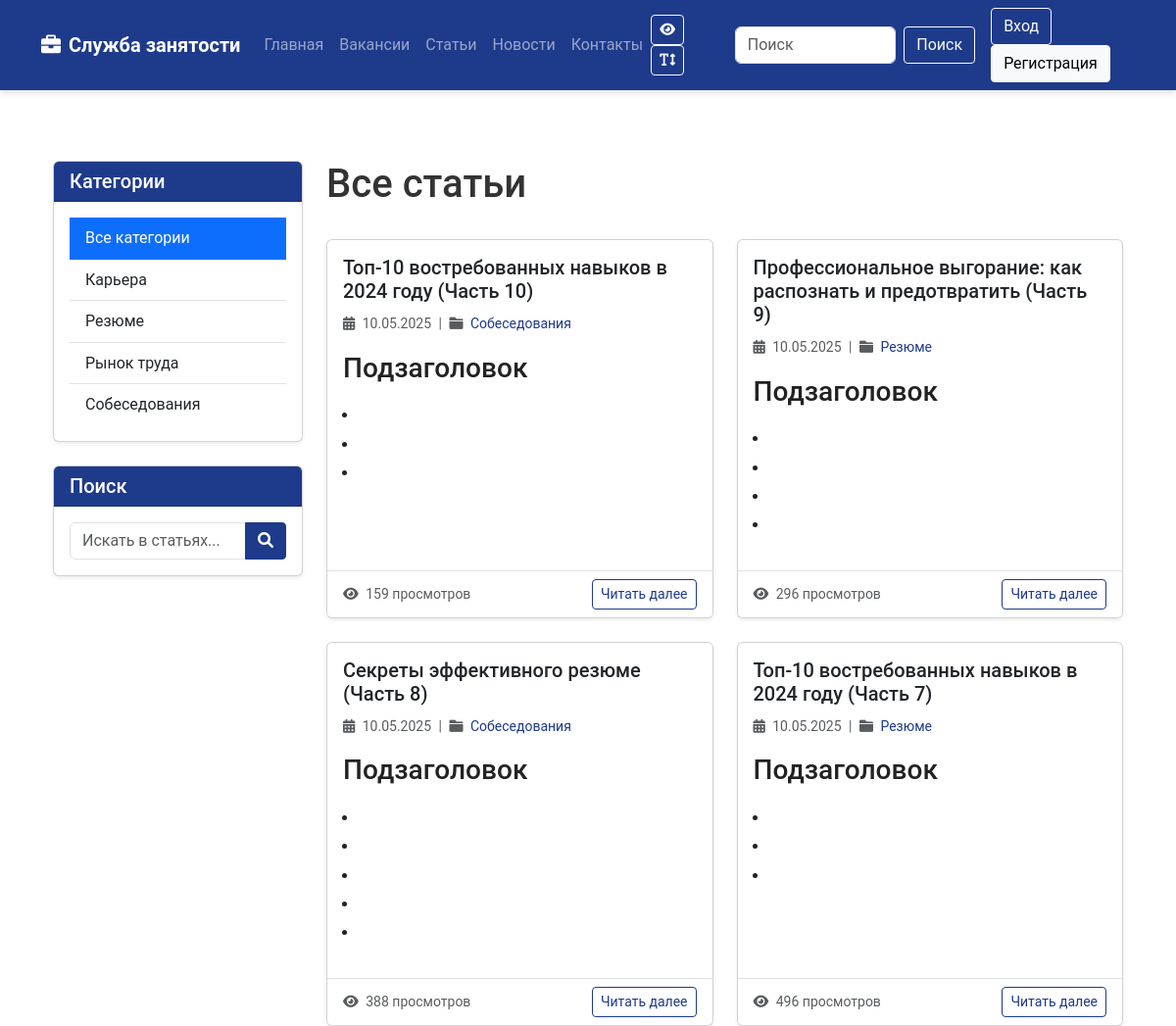
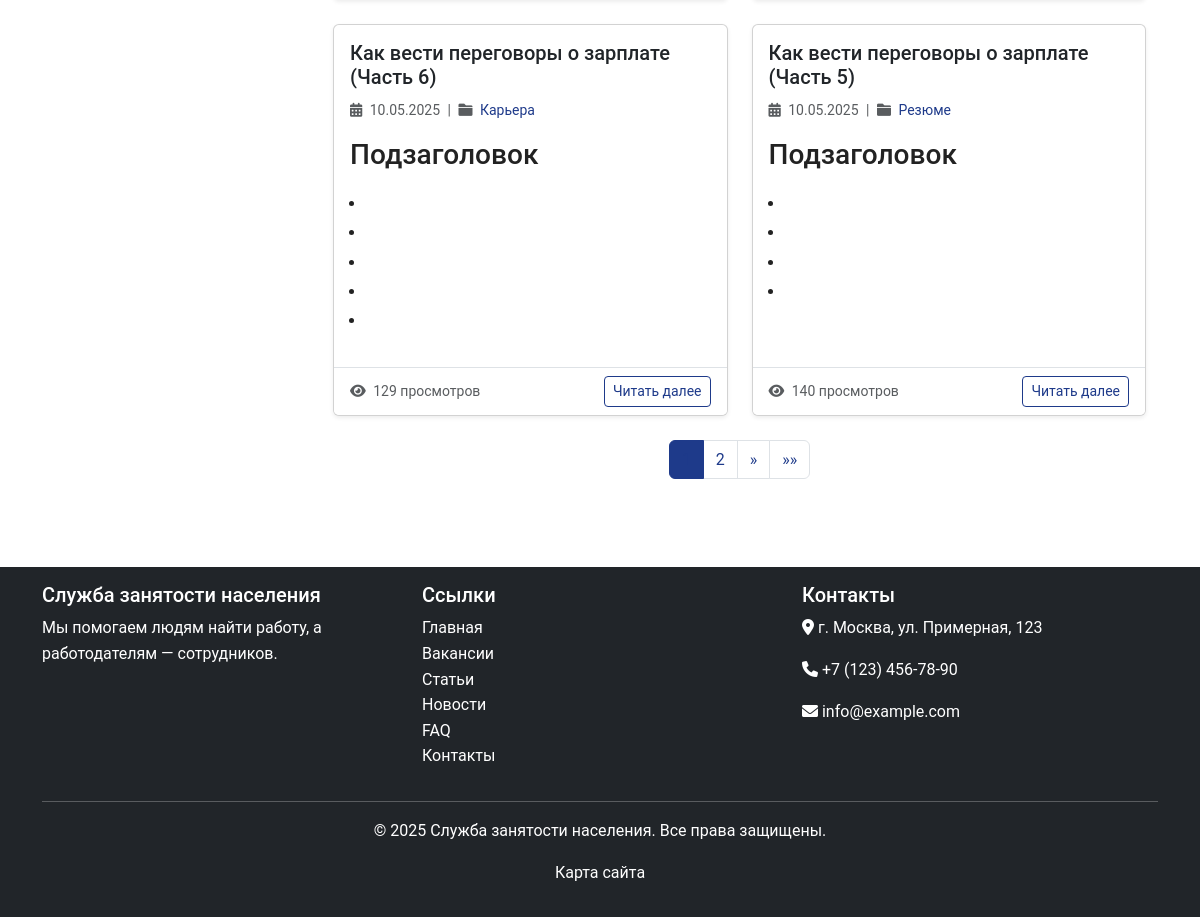
The app's page /articles/ with its own data (2 pictures, top to bottom).
### core/models.py (models this page shows, shortened)
class ArticleCategory(models.Model):
    name = models.CharField(max_length=100, verbose_name='Название категории')
    slug = models.SlugField(unique=True, verbose_name='URL')
    description = models.TextField(blank=True, null=True, verbose_name='Описание')
    class Meta:
        verbose_name = 'Категория статей'
        verbose_name_plural = 'Категории статей'
        ordering = ['name']
    def get_absolute_url(self):
        return reverse('core:article_category', kwargs={'slug': self.slug})

class Article(models.Model):
    title = models.CharField(max_length=255, verbose_name='Заголовок')
    slug = models.SlugField(unique=True, verbose_name='URL')
    category = models.ForeignKey(ArticleCategory, on_delete=models.CASCADE, related_name='articles', verbose_name='Категория')
    content = models.TextField(verbose_name='Содержание')
    image = models.ImageField(upload_to='articles/', blank=True, null=True, verbose_name='Изображение')
    author = models.ForeignKey(User, on_delete=models.CASCADE, related_name='articles', verbose_name='Автор')
    created_at = models.DateTimeField(auto_now_add=True, verbose_name='Дата создания')
    updated_at = models.DateTimeField(auto_now=True, verbose_name='Дата обновления')
    is_published = models.BooleanField(default=True, verbose_name='Опубликовано')
    views = models.PositiveIntegerField(default=0, verbose_name='Просмотры')
    tags = models.ManyToManyField(Tag, blank=True, related_name='articles', verbose_name='Теги')
    class Meta:
        verbose_name = 'Статья'
        verbose_name_plural = 'Статьи'
        ordering = ['-created_at']
    def get_absolute_url(self):
        return reverse('core:article_detail', kwargs={'slug': self.slug})

### core/views.py (the view)
# urls.py: path('articles/', views.ArticleListView.as_view(), name='article_list'),
class ArticleListView(ListView):
    model = Article
    template_name = 'core/article_list.html'
    context_object_name = 'articles'
    paginate_by = 6
    def get_queryset(self):
        queryset = Article.objects.filter(is_published=True)
        category_slug = self.kwargs.get('slug')
        if category_slug:
            category = get_object_or_404(ArticleCategory, slug=category_slug)
            queryset = queryset.filter(category=category)
        tag_slug = self.kwargs.get('tag_slug')
        if tag_slug:
            tag = get_object_or_404(Tag, slug=tag_slug)
            queryset = queryset.filter(tags=tag)
        q = self.request.GET.get('q')
        if q:
            queryset = queryset.filter(
                Q(title__icontains=q) | Q(content__icontains=q)
            )
        return queryset
    def get_context_data(self, **kwargs):
        context = super().get_context_data(**kwargs)
        context['categories'] = ArticleCategory.objects.all()
        context['tags'] = Tag.objects.all()
        category_slug = self.kwargs.get('slug')
        if category_slug:
            context['current_category'] = get_object_or_404(ArticleCategory, slug=category_slug)
        tag_slug = self.kwargs.get('tag_slug')
        if tag_slug:
            context['current_tag'] = get_object_or_404(Tag, slug=tag_slug)
        return context

### templates/core/article_list.html (shortened to what this page needs)
{% extends 'base.html' %}
{% block content %}
<div class="container my-5">
    <div class="row">
        <div class="col-lg-3">
            <div class="card shadow-sm mb-4">
                <div class="card-header bg-primary text-white">
                    <h5 class="card-title mb-0">Категории</h5>
                </div>
                <div class="card-body">
                    <div class="list-group list-group-flush">
                        <a href="{% url 'core:article_list' %}" class="list-group-item list-group-item-action {% if not current_category %}active{% endif %}">
                            Все категории
                        </a>
                        {% for category in categories %}
                            <a href="{{ category.get_absolute_url }}" class="list-group-item list-group-item-action {% if current_category.id == category.id %}active{% endif %}">
                                {{ category.name }}
                            </a>
                        {% endfor %}
                    </div>
                </div>
            </div>
            <div class="card shadow-sm">
                <div class="card-header bg-primary text-white">
                    <h5 class="card-title mb-0">Поиск</h5>
                </div>
                <div class="card-body">
                    <form action="{% url 'core:article_list' %}" method="get">
                        <div class="input-group">
                            <input type="text" name="q" class="form-control" placeholder="Искать в статьях..." value="{{ request.GET.q|default:'' }}">
                            <button class="btn btn-primary" type="submit">
                                <i class="fas fa-search"></i>
                            </button>
                        </div>
                    </form>
                </div>
            </div>
        </div>
        <div class="col-lg-9">
            <div class="d-flex justify-content-between align-items-center mb-4">
                <h1>
                    {% if current_category %}
                        Статьи в категории "{{ current_category.name }}"
                    {% elif current_tag %}
                        Статьи с тегом "{{ current_tag.name }}"
                    {% else %}
                        Все статьи
                    {% endif %}
                </h1>
            </div>
            {% if articles %}
                <div class="row row-cols-1 row-cols-md-2 g-4">
                    {% for article in articles %}
                        <div class="col">
                            <div class="card h-100 shadow-sm hover-card">
                                <div class="card-body">
                                    <h5 class="card-title">
                                        <a href="{{ article.get_absolute_url }}" class="text-decoration-none text-dark stretched-link">{{ article.title }}</a>
                                    </h5>
                                    <p class="card-text text-muted mb-2">
                                        <small>
                                            <i class="fas fa-calendar-alt me-1"></i> {{ article.created_at|date:"d.m.Y" }}
                                            {% if article.category %}
                                                <span class="mx-1">|</span>
                                                <i class="fas fa-folder me-1"></i>
                                                <a href="{{ article.category.get_absolute_url }}" class="text-decoration-none">{{ article.category.name }}</a>
                                            {% endif %}
                                        </small>
                                    </p>
                                    <div class="card-text news-preview-text mb-3">{{ article.content|truncatewords_html:20|safe }}</div>
                                </div>
                                <div class="card-footer bg-white border-top">
                                    <div class="d-flex justify-content-between align-items-center">
                                        <small class="text-muted">
                                            <i class="fas fa-eye me-1"></i> {{ article.views }} просмотров
                                        </small>
                                        <a href="{{ article.get_absolute_url }}" class="btn btn-sm btn-outline-primary">Читать далее</a>
                                    </div>
                                </div>
                            </div>
                        </div>
                    {% endfor %}
                </div>
                {% if is_paginated %}
                <div class="pagination-container mt-4">
                    <nav aria-label="Навигация по страницам">
                        <ul class="pagination justify-content-center">
                            {% for num in page_obj.paginator.page_range %}
                                {% if page_obj.number == num %}
                                    <li class="page-item active"><a class="page-link" href="#">{{ num }}</a></li>
                                {% elif num > page_obj.number|add:'-3' and num < page_obj.number|add:'3' %}
                                    <li class="page-item">
                                        <a class="page-link" href="?page={{ num }}{% if request.GET.q %}&q={{ request.GET.q }}{% endif %}">{{ num }}</a>
                                    </li>
                                {% endif %}
                            {% endfor %}
                            {% if page_obj.has_next %}
                                <li class="page-item">
                                    <a class="page-link" href="?page={{ page_obj.next_page_number }}{% if request.GET.q %}&q={{ request.GET.q }}{% endif %}" aria-label="Next">
                                        <span aria-hidden="true">&raquo;</span>
                                    </a>
                                </li>
                                <li class="page-item">
                                    <a class="page-link" href="?page={{ page_obj.paginator.num_pages }}{% if request.GET.q %}&q={{ request.GET.q }}{% endif %}" aria-label="Last">
                                        <span aria-hidden="true">&raquo;&raquo;</span>
                                    </a>
                                </li>
                            {% endif %}
                        </ul>
                    </nav>
                </div>
                {% endif %}
            {% endif %}
        </div>
    </div>
</div>
{% endblock %}

### templates/base.html (shortened to what this page needs)
<!DOCTYPE html>
<html lang="ru">
<head>
    <link href="https://cdn.jsdelivr.net/npm/bootstrap@5.3.0/dist/css/bootstrap.min.css" rel="stylesheet">
    <link rel="stylesheet" href="https://cdnjs.cloudflare.com/ajax/libs/font-awesome/6.0.0/css/all.min.css">
    <link rel="stylesheet" href="/static/css/style.css">
</head>
<body class="d-flex flex-column min-vh-100">
    <header>
        <nav class="navbar navbar-expand-lg navbar-dark bg-primary">
            <div class="container">
                <a class="navbar-brand" href="{% url 'core:home' %}">
                    <i class="fas fa-briefcase me-2"></i>Служба занятости
                </a>
                <div class="collapse navbar-collapse" id="navbarNav">
                    <ul class="navbar-nav me-auto mb-2 mb-lg-0">
                        <li class="nav-item">
                            <a class="nav-link" href="{% url 'core:home' %}">Главная</a>
                        </li>
                        <li class="nav-item">
                            <a class="nav-link" href="{% url 'jobs:vacancy_list' %}">Вакансии</a>
                        </li>
                        <li class="nav-item">
                            <a class="nav-link" href="{% url 'core:article_list' %}">Статьи</a>
                        </li>
                        <li class="nav-item">
                            <a class="nav-link" href="{% url 'core:news_list' %}">Новости</a>
                        </li>
                        <li class="nav-item">
                            <a class="nav-link" href="{% url 'core:contact' %}">Контакты</a>
                        </li>
                    </ul>
                    <div class="me-3">
                        <button id="contrast-toggle" class="btn btn-outline-light btn-sm" title="Версия для слабовидящих">
                            <i class="fas fa-eye"></i>
                        </button>
                        <button id="font-size-toggle" class="btn btn-outline-light btn-sm" title="Увеличить шрифт">
                            <i class="fas fa-text-height"></i>
                        </button>
                    </div>
                    <form class="d-flex mx-3" action="{% url 'core:search' %}" method="get">
                        <input class="form-control me-2" type="search" name="q" placeholder="Поиск" aria-label="Поиск">
                        <button class="btn btn-outline-light" type="submit">Поиск</button>
                    </form>
                    <div class="nav-item dropdown">
                        {% if user.is_authenticated %}
                            <a class="nav-link dropdown-toggle" href="#" id="userDropdown" role="button" data-bs-toggle="dropdown" aria-expanded="false">
                                <i class="fas fa-user me-1"></i> {{ user.username }}
                            </a>
                            <ul class="dropdown-menu" aria-labelledby="userDropdown">
                                <li><a class="dropdown-item" href="{% url 'users:dashboard' %}">Личный кабинет</a></li>
                                {% if user.employer_profile %}
                                    <li><a class="dropdown-item" href="{% url 'users:employer_profile' user.employer_profile.slug %}">Мой профиль</a></li>
                                    <li><a class="dropdown-item" href="{% url 'jobs:employer_vacancies' %}">Мои вакансии</a></li>
                                    <li><a class="dropdown-item" href="{% url 'jobs:employer_applications' %}">Заявки на вакансии</a></li>
                                    <li><a class="dropdown-item" href="{% url 'jobs:vacancy_create' %}">Создать вакансию</a></li>
                                {% elif user.job_seeker_profile %}
                                    <li><a class="dropdown-item" href="{% url 'users:job_seeker_profile' user.job_seeker_profile.slug %}">Мой профиль</a></li>
                                    <li><a class="dropdown-item" href="{% url 'jobs:job_seeker_applications' %}">Мои заявки</a></li>
                                {% endif %}
                                {% if user.is_staff %}
                                    <li><a class="dropdown-item" href="{% url 'admin:index' %}">Панель администратора</a></li>
                                {% endif %}
                                <li><hr class="dropdown-divider"></li>
                                <li><a class="dropdown-item" href="{% url 'users:logout' %}">Выйти</a></li>
                            </ul>
                        {% else %}
                            <a class="btn btn-outline-light me-2" href="{% url 'users:login' %}">Вход</a>
                            <a class="btn btn-light" href="{% url 'users:register' %}">Регистрация</a>
                        {% endif %}
                    </div>
                </div>
            </div>
        </nav>
    </header>
    <main class="container my-4">
        {% block content %}{% endblock %}
    </main>
    <footer class="footer mt-auto py-3 bg-dark text-white">
        <div class="container">
            <div class="row">
                <div class="col-md-4">
                    <h5>Служба занятости населения</h5>
                    <p>Мы помогаем людям найти работу, а работодателям — сотрудников.</p>
                </div>
                <div class="col-md-4">
                    <h5>Ссылки</h5>
                    <ul class="list-unstyled">
                        <li><a href="{% url 'core:home' %}" class="text-white">Главная</a></li>
                        <li><a href="{% url 'jobs:vacancy_list' %}" class="text-white">Вакансии</a></li>
                        <li><a href="{% url 'core:article_list' %}" class="text-white">Статьи</a></li>
                        <li><a href="{% url 'core:news_list' %}" class="text-white">Новости</a></li>
                        <li><a href="{% url 'core:faq' %}" class="text-white">FAQ</a></li>
                        <li><a href="{% url 'core:contact' %}" class="text-white">Контакты</a></li>
                    </ul>
                </div>
                <div class="col-md-4">
                    <h5>Контакты</h5>
                    <address>
                        <p><i class="fas fa-map-marker-alt"></i> г. Москва, ул. Примерная, 123</p>
                        <p><i class="fas fa-phone"></i> +7 (123) 456-78-90</p>
                        <p><i class="fas fa-envelope"></i> info@example.com</p>
                    </address>
                </div>
            </div>
            <hr>
            <div class="text-center">
                <p>&copy; {% now "Y" %} Служба занятости населения. Все права защищены.</p>
                <p><a href="/sitemap.xml" class="text-white">Карта сайта</a></p>
            </div>
        </div>
    </footer>
</body>
</html>

### records on screen
ArticleCategory: name "Карьера"
ArticleCategory: name "Резюме"
ArticleCategory: name "Рынок труда"
ArticleCategory: name "Собеседования"
Article: title "Топ-10 востребованных навыков в 2024 году (Часть 10)", created_at "10.05.2025", category.name "Собеседования", content "Подзаголовок", views "159"
Article: title "Профессиональное выгорание: как распознать и предотвратить (Часть 9)", created_at "10.05.2025", category.name "Резюме", content "Подзаголовок", views "296"
Article: title "Секреты эффективного резюме (Часть 8)", created_at "10.05.2025", category.name "Собеседования", content "Подзаголовок", views "388"
Article: title "Топ-10 востребованных навыков в 2024 году (Часть 7)", created_at "10.05.2025", category.name "Резюме", content "Подзаголовок", views "496"
Article: title "Как вести переговоры о зарплате (Часть 6)", created_at "10.05.2025", category.name "Карьера", content "Подзаголовок", views "129"
Article: title "Как вести переговоры о зарплате (Часть 5)", created_at "10.05.2025", category.name "Резюме", content "Подзаголовок", views "140"

### other values on screen
{{ num }} "2"
